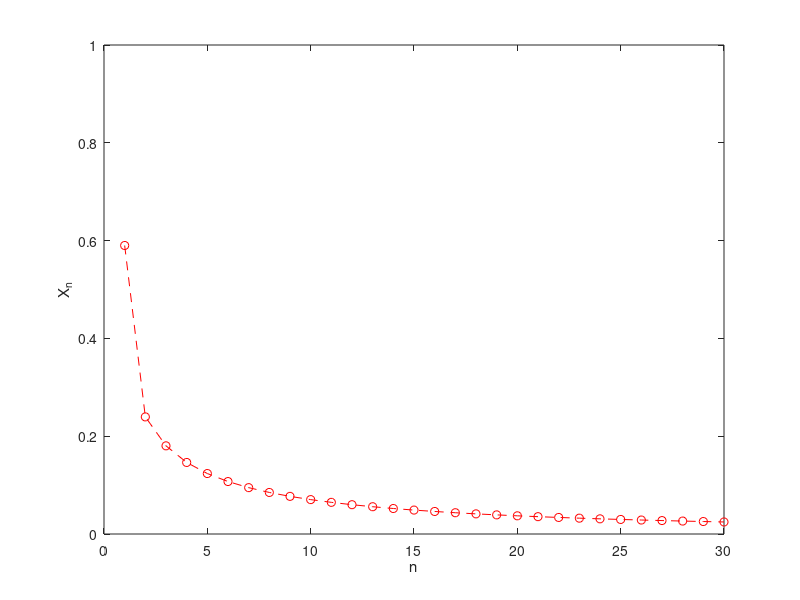

This chart was generated by the following MATLAB code:
clear all, close all, clc

x=linspace(0,1,300);
mu=0.99;

z(1)=0.59;
n=1:30;



for i = 1:n(end)-1
  
    z(i+1)=mu*z(i)*(1-z(i))
end

  plot(n,z,'r--o',LineWidth=1,MarkerSize=4)
  axis([0 n(end) 0 1])

  xlabel('n')
ylabel('X_n')
  